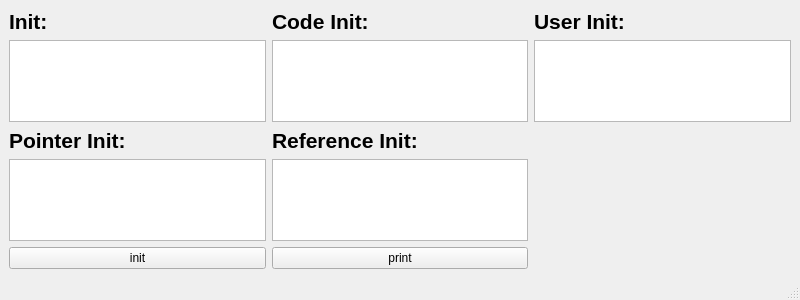
<?xml version="1.0" encoding="UTF-8"?>
<ui version="4.0">
 <class>MainWindow</class>
 <widget class="QMainWindow" name="MainWindow">
  <property name="geometry">
   <rect>
    <x>0</x>
    <y>0</y>
    <width>800</width>
    <height>300</height>
   </rect>
  </property>
  <property name="minimumSize">
   <size>
    <width>800</width>
    <height>300</height>
   </size>
  </property>
  <property name="maximumSize">
   <size>
    <width>800</width>
    <height>300</height>
   </size>
  </property>
  <property name="windowTitle">
   <string>Task1</string>
  </property>
  <widget class="QWidget" name="centralwidget">
   <layout class="QGridLayout" name="gridLayout">
    <item row="3" column="0">
     <widget class="QTextBrowser" name="textBrowser_3"/>
    </item>
    <item row="1" column="0">
     <widget class="QTextBrowser" name="textBrowser"/>
    </item>
    <item row="0" column="0">
     <widget class="QLabel" name="label">
      <property name="text">
       <string>&lt;html&gt;&lt;head/&gt;&lt;body&gt;&lt;p&gt;&lt;span style=&quot; font-size:16pt; font-weight:700;&quot;&gt;Init: &lt;/span&gt;&lt;/p&gt;&lt;/body&gt;&lt;/html&gt;</string>
      </property>
     </widget>
    </item>
    <item row="2" column="0">
     <widget class="QLabel" name="label_3">
      <property name="text">
       <string>&lt;html&gt;&lt;head/&gt;&lt;body&gt;&lt;p&gt;&lt;span style=&quot; font-size:16pt; font-weight:700;&quot;&gt;Pointer Init: &lt;/span&gt;&lt;/p&gt;&lt;/body&gt;&lt;/html&gt;</string>
      </property>
     </widget>
    </item>
    <item row="0" column="1">
     <widget class="QLabel" name="label_2">
      <property name="text">
       <string>&lt;html&gt;&lt;head/&gt;&lt;body&gt;&lt;p&gt;&lt;span style=&quot; font-size:16pt; font-weight:700;&quot;&gt;Code Init: &lt;/span&gt;&lt;/p&gt;&lt;/body&gt;&lt;/html&gt;</string>
      </property>
     </widget>
    </item>
    <item row="1" column="1">
     <widget class="QTextBrowser" name="textBrowser_2"/>
    </item>
    <item row="3" column="1">
     <widget class="QTextBrowser" name="textBrowser_4"/>
    </item>
    <item row="2" column="1">
     <widget class="QLabel" name="label_4">
      <property name="text">
       <string>&lt;html&gt;&lt;head/&gt;&lt;body&gt;&lt;p&gt;&lt;span style=&quot; font-size:16pt; font-weight:700;&quot;&gt;Reference Init: &lt;/span&gt;&lt;/p&gt;&lt;/body&gt;&lt;/html&gt;</string>
      </property>
     </widget>
    </item>
    <item row="0" column="2">
     <widget class="QLabel" name="label_5">
      <property name="text">
       <string>&lt;html&gt;&lt;head/&gt;&lt;body&gt;&lt;p&gt;&lt;span style=&quot; font-size:16pt; font-weight:700;&quot;&gt;User Init: &lt;/span&gt;&lt;/p&gt;&lt;/body&gt;&lt;/html&gt;</string>
      </property>
     </widget>
    </item>
    <item row="1" column="2">
     <widget class="QTextBrowser" name="textBrowser_5"/>
    </item>
    <item row="7" column="0">
     <widget class="QPushButton" name="pushButton">
      <property name="text">
       <string>init</string>
      </property>
     </widget>
    </item>
    <item row="7" column="1">
     <widget class="QPushButton" name="pushButton_print">
      <property name="text">
       <string>print</string>
      </property>
     </widget>
    </item>
   </layout>
  </widget>
  <widget class="QMenuBar" name="menubar">
   <property name="geometry">
    <rect>
     <x>0</x>
     <y>0</y>
     <width>800</width>
     <height>20</height>
    </rect>
   </property>
  </widget>
  <widget class="QStatusBar" name="statusbar"/>
 </widget>
 <resources/>
 <connections/>
</ui>
